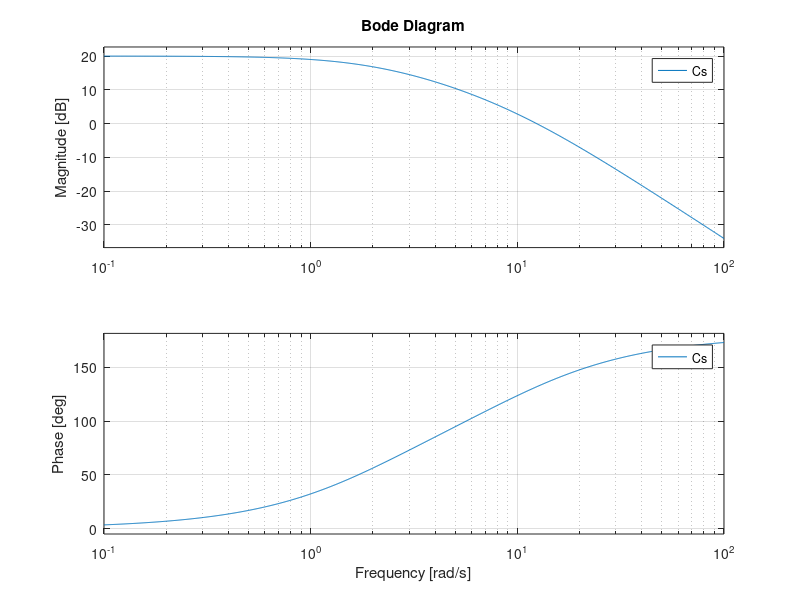
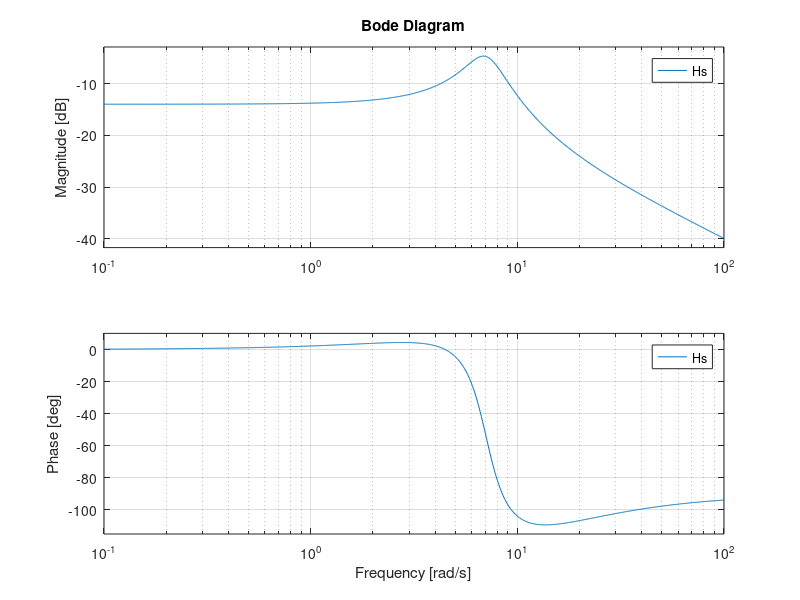

Here is the MATLAB script that generated these plots, in order:
close all; clc; clear;
%% Ex 10 atividade 5
%% a)      200s
%     ---------------
%       (s+2)(s+10)     =   s² - 12s + 20

num_a = 200;
den_a = [1 -12 20];

Cs = tf(num_a, den_a)

figure(1)
bode(Cs)

%% b)        s + 10
%     30----------------
%         s² + 3s + 50

num_b = [1 10];
den_b = [1 3 50];

Hs = tf(num_b, den_b)

figure(2)
bode(Hs)

%% b)        s + 10
%     30----------------
%         s² + 3s + 50

num_b = [1 10];
den_b = [1 3 50];

Hs = tf(num_b, den_b)

figure(2)
bode(Hs)
